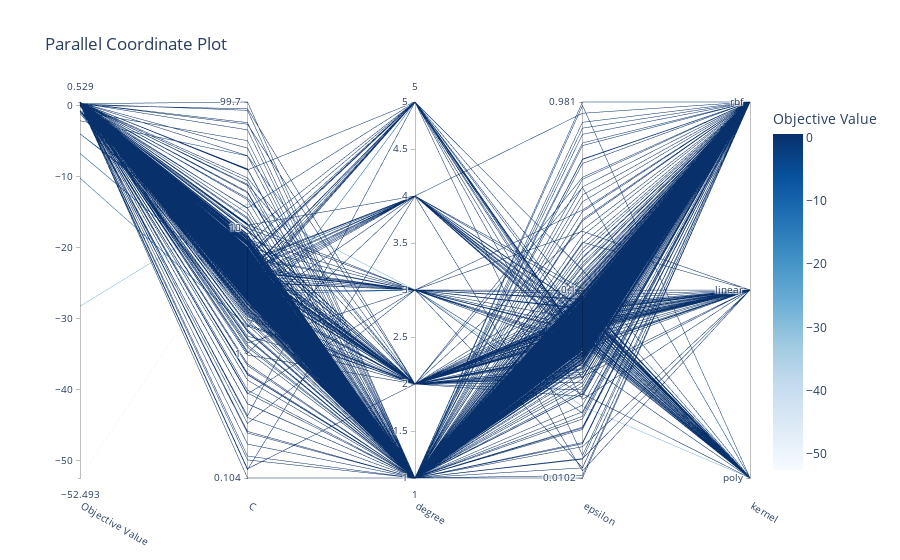

This figure's notebook cell:
### Code cell
optuna.visualization.plot_parallel_coordinate(study)

### Figure 1 — Plotly figure (JSON) as saved in the notebook; plotly's stock layout.template omitted (floating-point values rounded to 4 significant figures; data arrays with more than 128 entries replaced by an {"elided": "..."} marker saying what was removed)
{"data": [{"dimensions": [{"label": "Objective Value", "range": [-52.49, 0.5293], "values": {"elided": "1000 float values"}}, {"label": "C", "range": [-0.9841, 1.998], "ticktext": ["0.104", "1", "10", "99.7"], "tickvals": [-0.9841, 0, 1, 1.998], "values": {"elided": "1000 float values"}}, {"label": "degree", "range": [1, 5], "values": {"elided": "1000 int values"}}, {"label": "epsilon", "range": [-1.99, -0.008508], "ticktext": ["0.0102", "0.1", "0.981"], "tickvals": [-1.99, -1, -0.008508], "values": {"elided": "1000 float values"}}, {"label": "kernel", "range": [0, 2], "ticktext": ["poly", "linear", "rbf"], "tickvals": [0, 1, 2], "values": {"elided": "1000 int values"}}], "labelangle": 30, "labelside": "bottom", "line": {"color": {"elided": "1000 float values"}, "colorbar": {"title": {"text": "Objective Value"}}, "colorscale": [[0, "rgb(247,251,255)"], [0.125, "rgb(222,235,247)"], [0.25, "rgb(198,219,239)"], [0.375, "rgb(158,202,225)"], [0.5, "rgb(107,174,214)"], [0.625, "rgb(66,146,198)"], [0.75, "rgb(33,113,181)"], [0.875, "rgb(8,81,156)"], [1, "rgb(8,48,107)"]], "reversescale": false, "showscale": true}, "type": "parcoords"}], "layout": {"title": {"text": "Parallel Coordinate Plot"}}}
